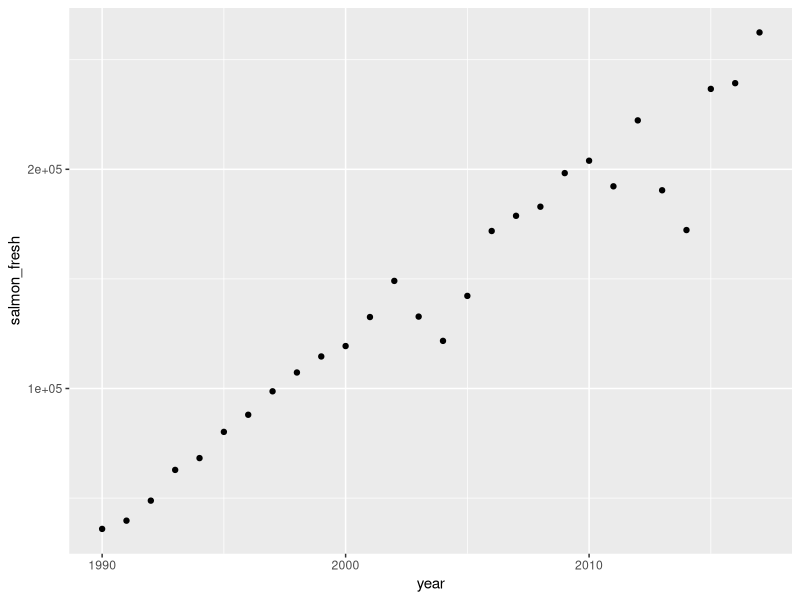
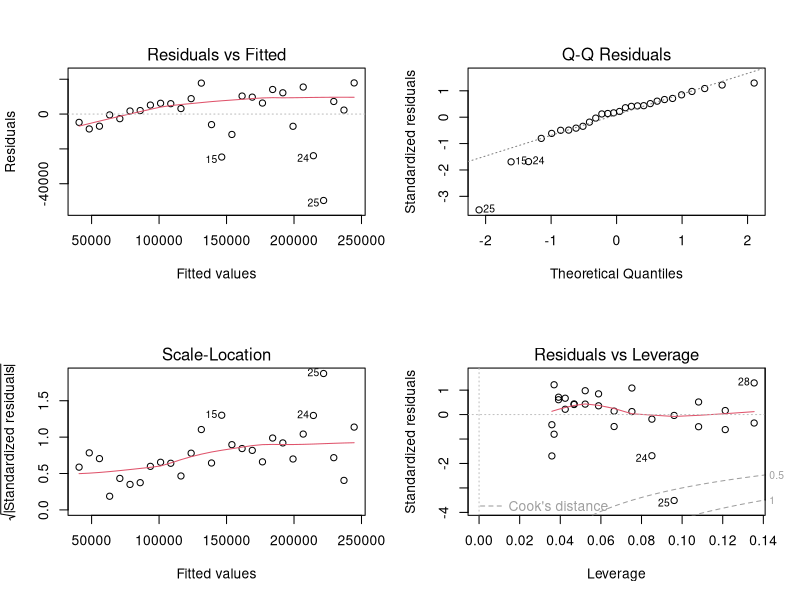
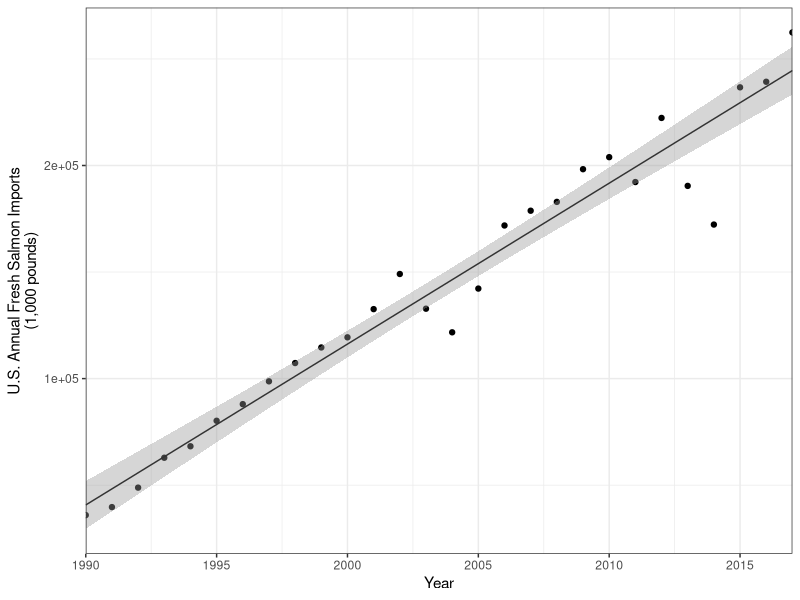

The R script that drew these images, in order:
## ---- chunk 1
knitr::opts_chunk$set(echo = TRUE)
## ---- chunk 2
library(tidyverse)
salmon <- read_csv("salmon_imports.csv")
## ---- chunk 3

salmon_scatter <- ggplot(salmon, aes(x = year, y = salmon_fresh)) +
  geom_point()

salmon_scatter

#Data look to be more or less linear.
## ---- chunk 4

#model_name <- lm(y_variable ~ x_variable, data = df_name)

salmon_lr <- lm(salmon_fresh ~ year, data = salmon)

salmon_lr
## ---- chunk 5
par(mfrow = c(2,2))
plot(salmon_lr)
## ---- chunk 6
summary(salmon_lr)
## ---- chunk 7
salmon_final_graph <- ggplot(salmon, aes(x = year, y = salmon_fresh)) +
  geom_point() +
  geom_smooth(method = lm, se = TRUE, size = 0.5, color = "gray20") +
  theme_bw() +
  scale_x_continuous(expand = c(0,0), limits = c(1990, 2017)) +
  labs(x = "Year", y = "U.S. Annual Fresh Salmon Imports\n(1,000 pounds)")

salmon_final_graph
## ---- chunk 8
new_years <- data.frame(year = c(2022, 2024, 2026, 2028))
new_years
## ---- chunk 9
future_predict <- predict(salmon_lr, newdata = new_years, interval = "confidence")
future_predict
## ---- chunk 10
predictions <- data.frame(new_years, future_predict)

predictions
## ---- chunk 11
salmon_cor <- cor(salmon$salmon_fresh, salmon$year)

salmon_cor

#Value is 0.9735387
